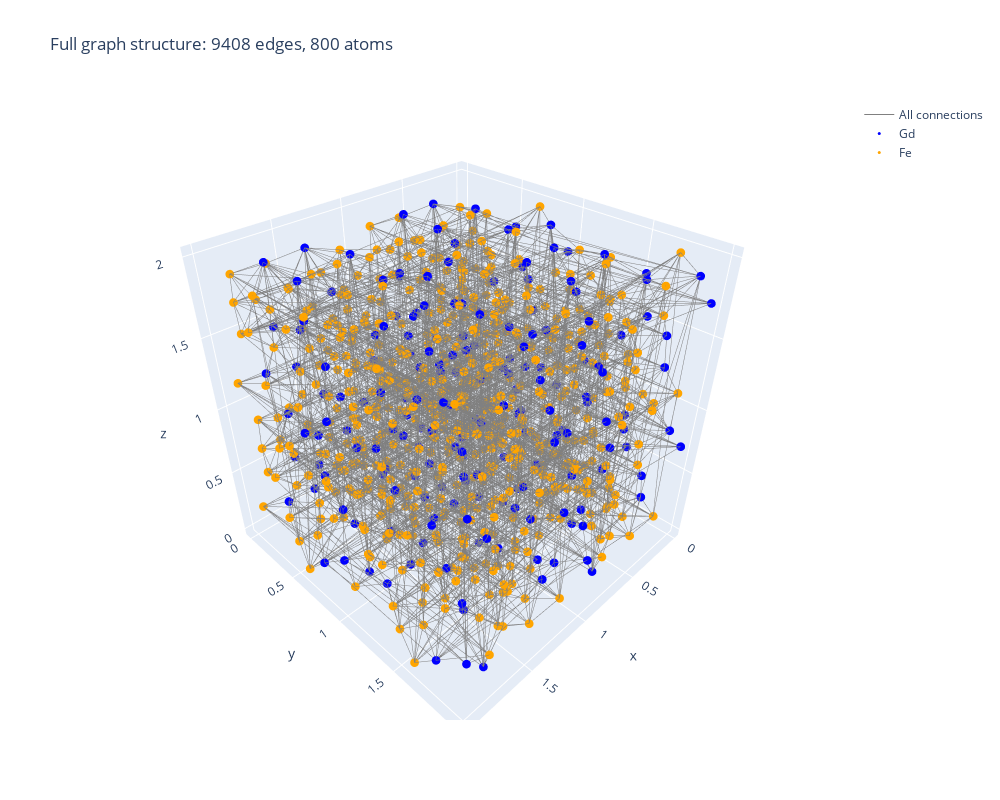

This figure's notebook cell:
### Code cell
import plotly.graph_objects as go
import numpy as np

# Get all edges
src, dst = edge_index[0], edge_index[1]

# Create edge traces for ALL edges
edge_x, edge_y, edge_z = [], [], []
for i in range(edge_index.shape[1]):
    s, d = edge_index[0, i], edge_index[1, i]
    edge_x.extend([positions[s, 0], positions[d, 0], None])
    edge_y.extend([positions[s, 1], positions[d, 1], None])
    edge_z.extend([positions[s, 2], positions[d, 2], None])

fig = go.Figure()

# Add ALL edges
fig.add_trace(go.Scatter3d(
    x=edge_x, y=edge_y, z=edge_z,
    mode='lines',
    line=dict(color='gray', width=1),
    name='All connections',
    hoverinfo='none',
    showlegend=True
))

# Add all atoms by type
for atom_type, label, color in [(0, 'Gd', 'blue'), (1, 'Fe', 'orange')]:
    mask = atom_types == atom_type
    fig.add_trace(go.Scatter3d(
        x=positions[mask, 0],
        y=positions[mask, 1],
        z=positions[mask, 2],
        mode='markers',
        name=label,
        marker=dict(size=3, color=color)
    ))

fig.update_layout(
    width=1000,
    height=800,
    scene=dict(aspectmode='data'),
    title=f'Full graph structure: {edge_index.shape[1]} edges, {len(positions)} atoms'
)
fig.show()

print(f"Total edges: {edge_index.shape[1]}")
print(f"Total atoms: {len(positions)}")
print(f"Average degree: {edge_index.shape[1] / len(positions):.1f}")

### Figure 1 — Plotly figure (JSON) as saved in the notebook; plotly's stock layout.template omitted (floating-point values rounded to 4 significant figures; data arrays with more than 128 entries replaced by an {"elided": "..."} marker saying what was removed)
{"data": [{"hoverinfo": "none", "line": {"color": "gray", "width": 1}, "mode": "lines", "name": "All connections", "showlegend": true, "type": "scatter3d", "x": {"elided": "28224 float values"}, "y": {"elided": "28224 float values"}, "z": {"elided": "28224 float values"}}, {"marker": {"color": "blue", "size": 3}, "mode": "markers", "name": "Gd", "type": "scatter3d", "x": {"elided": "192 float values"}, "y": {"elided": "192 float values"}, "z": {"elided": "192 float values"}}, {"marker": {"color": "orange", "size": 3}, "mode": "markers", "name": "Fe", "type": "scatter3d", "x": {"elided": "608 float values"}, "y": {"elided": "608 float values"}, "z": {"elided": "608 float values"}}], "layout": {"height": 800, "scene": {"aspectmode": "data"}, "title": {"text": "Full graph structure: 9408 edges, 800 atoms"}, "width": 1000}}
